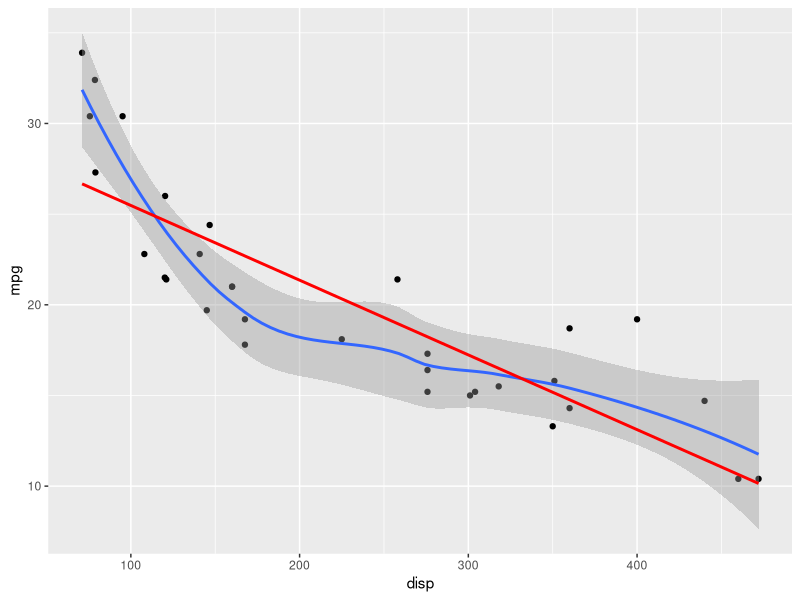
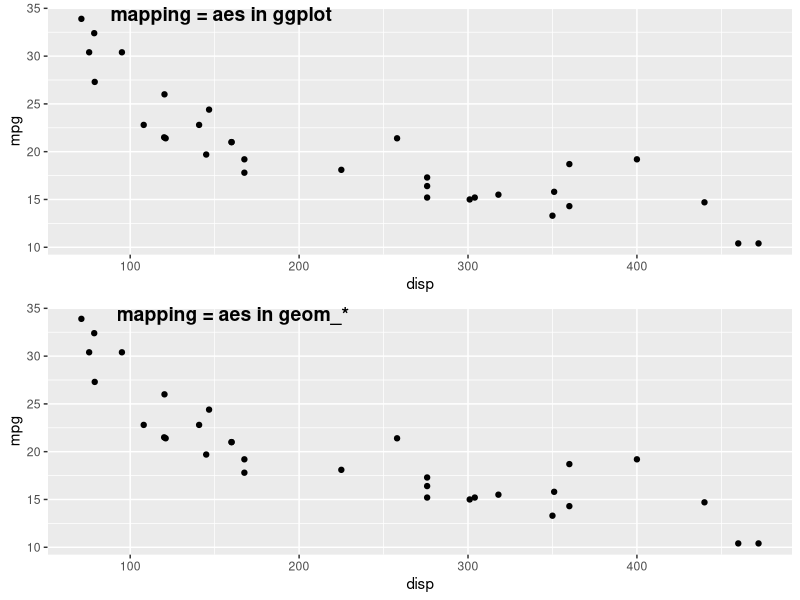
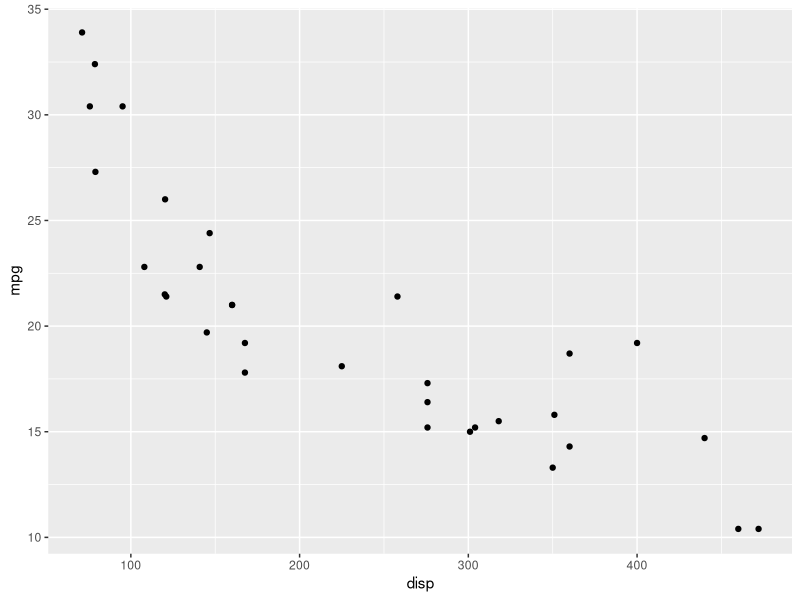

Generate these figures, in order, with R:
## ---- chunk 1
#| label: setup
#| message: false
#| output: false
library(tidyverse)
library(ggpubr)
## ---- chunk 2
ggplot(data = mtcars, mapping = aes(x = disp, y = mpg)) +
  geom_point() + 
  geom_smooth(level = 0.99) +
  geom_smooth(method = "lm", colour = "red", se = FALSE)
## ---- chunk 3
gg1 <-   ggplot(data = mtcars, mapping = aes(x = disp, y = mpg)) +
  geom_point()

## ---- chunk 4
gg2 <-   ggplot(data = mtcars) +
  geom_point(mapping = aes(x = disp, y = mpg))
## ---- chunk 5
ggarrange(gg1, gg2, labels = c("mapping = aes in ggplot", "mapping = aes in geom_*"),
          nrow = 2)
## ---- chunk 6
ggplot() +
  #geom_point has mapping as first argument. We have to use named arguments
  #or switch their order
  geom_point(data = mtcars, mapping = aes(x = disp, y = mpg))
